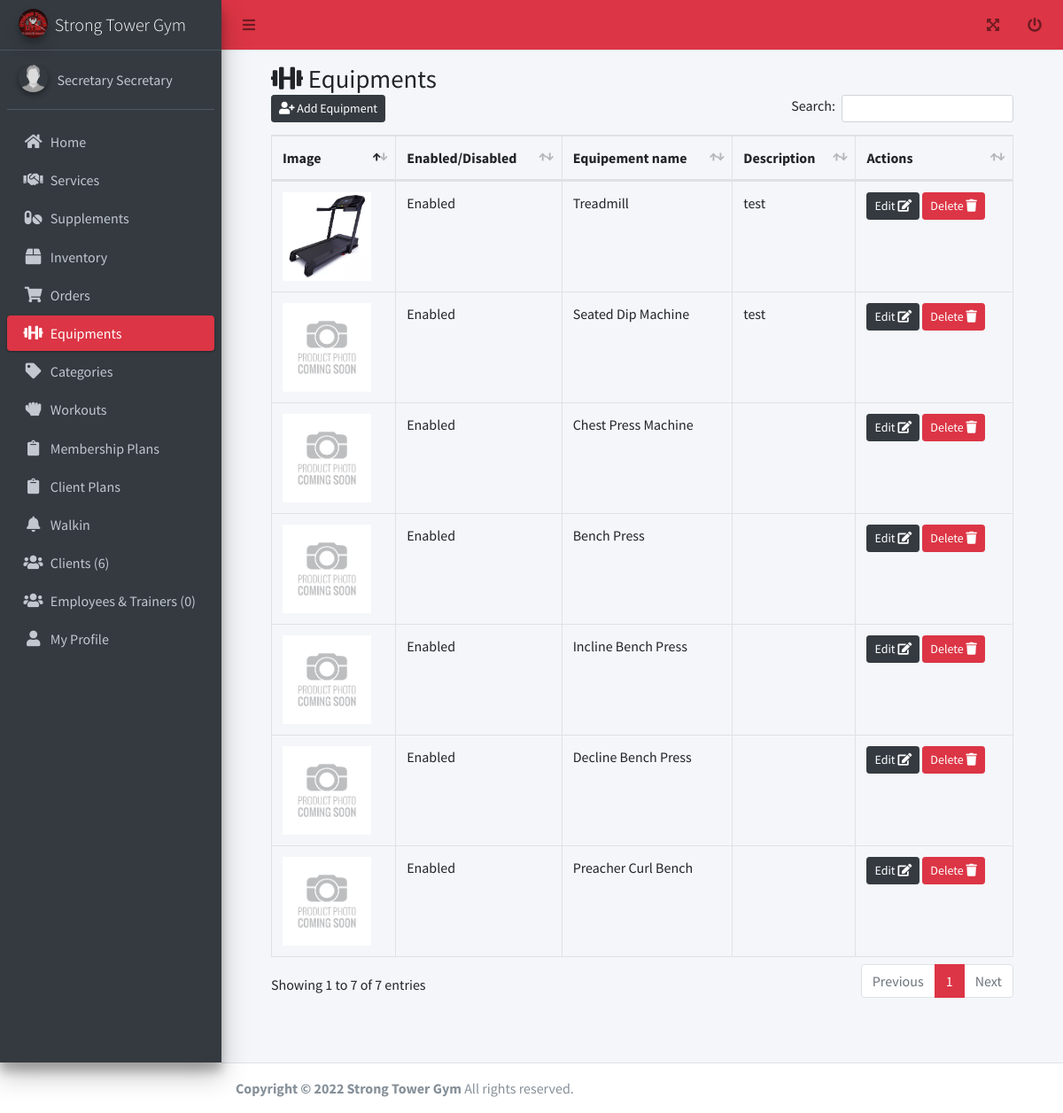
Page /admin/equipments.php (signed in) on the committed database.
### tables this page shows
CREATE TABLE `tbl_equipment` (
  `id` int(11) NOT NULL AUTO_INCREMENT,
  `image` text DEFAULT NULL,
  `name` varchar(255) DEFAULT NULL,
  `qty` int(11) DEFAULT NULL,
  `description` text DEFAULT NULL,
  `created_date` datetime DEFAULT current_timestamp(),
  `updated_date` datetime DEFAULT current_timestamp(),
  `deleted_flag` tinyint(4) DEFAULT 0,
  `enabled` tinyint(4) DEFAULT 1,
  PRIMARY KEY (`id`)
);

### functions.php (called while the page is built, shortened)
<?php
function get_list($sql)
{
  $data = array();
  $result = mysqli_query($_SESSION['conn'], $sql);
  while ($row = mysqli_fetch_assoc($result)) {
    $data[] = $row;
  }
  return $data;
}

### admin/equipments.php (the view, shortened to what this page needs)
<?php include('header.php'); ?>
<link rel="stylesheet" href="../adminlte/plugins/datatables-bs4/css/dataTables.bootstrap4.min.css">
<link rel="stylesheet" href="../adminlte/plugins/datatables-responsive/css/responsive.bootstrap4.min.css">
<link rel="stylesheet" href="../adminlte/plugins/datatables-buttons/css/buttons.bootstrap4.min.css">
<div>
  <div class="content-wrapper">
    <div class="content-header">
      <div class="container-fluid" id="content">
        <div class="row mb-2">
          <div class="col-sm-12">
            <h1 class="m-0"><i class="fa fa-dumbbell"></i> Equipments</h1>
          </div>
          <div class="col-sm-12">
            <table id="example2" class="table table-bordered table-hover dataTable dtr-inline" aria-describedby="example2_info">
              <thead>
                <tr>
                  <th>Image</th>
                  <th>Enabled/Disabled</th>
                  <th>Equipement name</th>
                  <th>Description</th>
                  <th>Actions</th>
                </tr>
              </thead>
              <tbody>
                <?php foreach (get_list("select * from tbl_equipment where deleted_flag = 0") as $res) { ?>
                  <tr>
                    <td><img src="../equipments/<?php echo $res['image']; ?>" style="width:100px;height:100px;object-fit:contain"></td>
                    <td><?php echo ($res['enabled'] == 1) ? 'Enabled' : 'Disabled'; ?></td>
                    <td><?php echo ucfirst($res['name']); ?></td>
                    <td><?php echo $res['description']; ?></td>
                    <?php if (in_array($_SESSION['user']->access_id, array(2))) { ?>
                      <td>
                        <form method="post" onsubmit="return confirm('Are You Sure?');">
                          <a href="edit_equipment.php?id=<?= $res['id']; ?>" class="btn btn-sm btn-dark"> Edit <i class="fa fa-edit"></i> </a>
                          <button type="submit" class="btn btn-sm btn-danger" name="delete" value="<?php echo $res['id']; ?>"> Delete <i class="fa fa-trash"></i> </button>
                        </form>
                      </td>
                    <?php } else { ?>
                      <td>
                        <a href="view_equipment.php?id=<?= $res['id']; ?>" class="btn btn-sm btn-dark"> View <i class="fa fa-eye"></i> </a>
                      </td>
                    <?php }  ?>
                  </tr>
                <?php } ?>
              </tbody>
            </table>
          </div>
        </div>
      </div>
    </div>
  </div>
</div>
</div>
<?php include('footer.php'); ?>

### adminlte/css/admin.css (style rules this page uses)
#content { padding: 3em; padding-top: 0px; min-height: 85vh; }

### rows in the picture
tbl_equipment: image (picture), enabled "Enabled", name "Treadmill", description "test", $res['id'] 1 (drawn)
tbl_equipment: image (placeholder picture), enabled "Enabled", name "Seated Dip Machine", description "test", $res['id'] 2 (drawn)
tbl_equipment: image (placeholder picture), enabled "Enabled", name "Chest Press Machine", $res['id'] 3 (drawn)
tbl_equipment: image (placeholder picture), enabled "Enabled", name "Bench Press", $res['id'] 4 (drawn)
tbl_equipment: image (placeholder picture), enabled "Enabled", name "Incline Bench Press", $res['id'] 5 (drawn)
tbl_equipment: image (placeholder picture), enabled "Enabled", name "Decline Bench Press", $res['id'] 6 (drawn)
tbl_equipment: image (placeholder picture), enabled "Enabled", name "Preacher Curl Bench", $res['id'] 7 (drawn)

### other values in the picture
$_SESSION['user']->first_name "Secretary"
$_SESSION['user']->last_name "Secretary"
